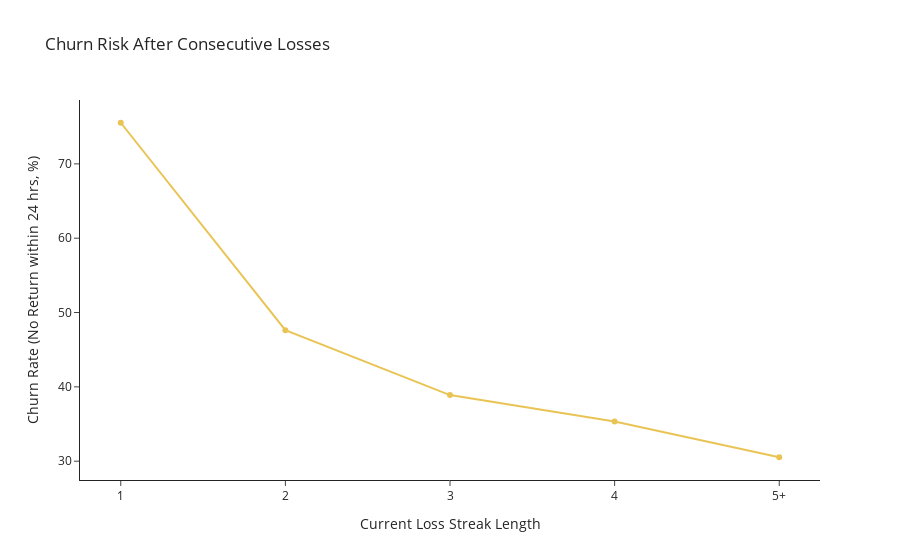

This figure's notebook cell:
### Code cell
import pandas as pd
import numpy as np
import plotly.express as px

df = pd.read_csv("clash_retention_clean.csv")

# assume loss_streak column exists and hours_until_next is in hours
# filter to matches that ended in a loss
loss_df = df[df["result"] == 0].copy()

# define churn: did not return within 24 hours (or never returned)
loss_df["churn_24h"] = (
    (loss_df["hours_until_next"].isna()) |
    (loss_df["hours_until_next"] > 24)
)

# cap loss_streak at 5+
loss_df["loss_streak_bucket"] = loss_df["loss_streak"].clip(upper=5)
loss_df["loss_streak_bucket"] = loss_df["loss_streak_bucket"].astype(int)
loss_df["loss_streak_bucket"] = loss_df["loss_streak_bucket"].astype(str)
loss_df.loc[loss_df["loss_streak"] >= 5, "loss_streak_bucket"] = "5+"

# aggregate churn rate by streak bucket
churn = (
    loss_df
    .groupby("loss_streak_bucket")["churn_24h"]
    .mean()
    .reset_index()
)

# ensure logical ordering of buckets
order = ["0", "1", "2", "3", "4", "5+"]
churn["loss_streak_bucket"] = pd.Categorical(
    churn["loss_streak_bucket"],
    categories=order,
    ordered=True
)
churn = churn.sort_values("loss_streak_bucket")

# convert to percentage
churn["churn_rate_pct"] = churn["churn_24h"] * 100

fig2 = px.line(
    churn,
    x="loss_streak_bucket",
    y="churn_rate_pct",
    markers=True,
    labels={
        "loss_streak_bucket": "Current Loss Streak Length",
        "churn_rate_pct": "Churn Rate (No Return within 24 hrs, %)"
    },
    title="Churn Risk After Consecutive Losses",
    color_discrete_sequence=["#E9C455"]   # tilt / danger color
)

fig2.update_layout(
    template="simple_white",
    yaxis_tickformat=".0f"
)

fig2.show()

### Figure 1 — Plotly figure (JSON) as saved in the notebook; plotly's stock layout.template omitted (floating-point values rounded to 4 significant figures)
{"data": [{"hovertemplate": "Current Loss Streak Length=%{x}<br>Churn Rate (No Return within 24 hrs, %)=%{y}<extra></extra>", "legendgroup": "", "line": {"color": "#E9C455", "dash": "solid"}, "marker": {"symbol": "circle"}, "mode": "lines+markers", "name": "", "orientation": "v", "showlegend": false, "type": "scatter", "x": ["1", "2", "3", "4", "5+"], "xaxis": "x", "y": [75.53, 47.63, 38.9, 35.34, 30.53], "yaxis": "y"}], "layout": {"autosize": true, "legend": {"tracegroupgap": 0}, "title": {"text": "Churn Risk After Consecutive Losses"}, "xaxis": {"anchor": "y", "autorange": true, "domain": [0, 1], "range": [-0.2417, 4.242], "title": {"text": "Current Loss Streak Length"}, "type": "category"}, "yaxis": {"anchor": "x", "autorange": true, "domain": [0, 1], "range": [26.82, 79.24], "tickformat": ".0f", "title": {"text": "Churn Rate (No Return within 24 hrs, %)"}, "type": "linear"}}}
